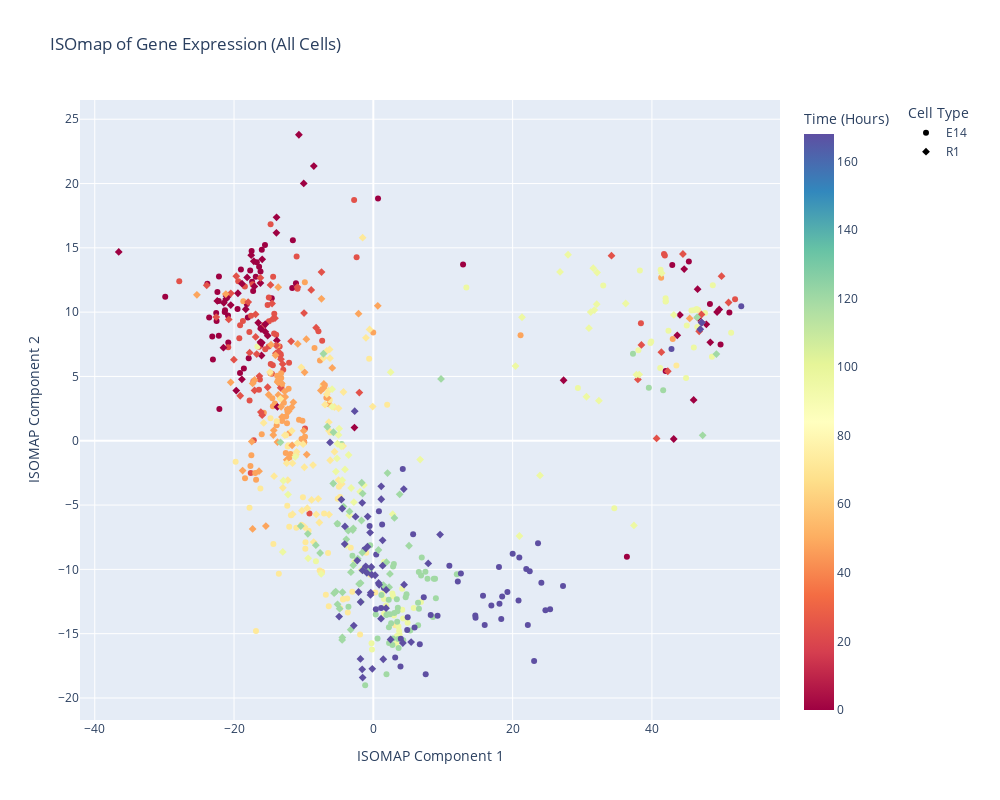

This figure's notebook cell:
### Code cell
# bonus
from sklearn.manifold import Isomap
from sklearn.preprocessing import StandardScaler

all_genes = df.drop(['Sample','Time','Type', 'Unnamed: 99', 'Bmp4_group', 'Nanog_group'], axis=1)

scaler = StandardScaler()
gene_scaled = scaler.fit_transform(all_genes)

isomap = Isomap(n_components=2, n_neighbors=10)
genes_isomaped = isomap.fit_transform(gene_scaled)

isomap_df = pd.DataFrame(
    genes_isomaped,
    columns=["PC1", "PC2"]
)

isomap_df["Time"] = df["Time"].values
isomap_df["CellType"] = df["Type"].values 

fig = px.scatter(
    isomap_df,
    x="PC1",
    y="PC2",
    color="Time",
    color_continuous_scale="Spectral",
    #range_x=[-100,100],
    #range_y=[-100,100],
    symbol="CellType",
    title="ISOmap of Gene Expression (All Cells)",
    labels={
        "PC1": "ISOMAP Component 1",
        "PC2": "ISOMAP Component 2",
        "Time": "Time (Hours)",
        "CellType": "Cell Type"
    }
)

fig.update_layout(
    height=800,
    width=1000,
    template="plotly"
    )

fig.update_layout(
    legend=dict(
        x=1.18,
        y=1,
        xanchor="left",
        yanchor="top"
    ),
    margin=dict(r=220)
)

fig.show()

### Figure 1 — Plotly figure (JSON) as saved in the notebook; plotly's stock layout.template omitted (floating-point values rounded to 4 significant figures; data arrays with more than 128 entries replaced by an {"elided": "..."} marker saying what was removed)
{"data": [{"hovertemplate": "Cell Type=E14<br>ISOMAP Component 1=%{x}<br>ISOMAP Component 2=%{y}<br>Time (Hours)=%{marker.color}<extra></extra>", "legendgroup": "E14", "marker": {"color": {"elided": "336 int values"}, "coloraxis": "coloraxis", "symbol": "circle"}, "mode": "markers", "name": "E14", "orientation": "v", "showlegend": true, "type": "scatter", "x": {"elided": "336 float values"}, "xaxis": "x", "y": {"elided": "336 float values"}, "yaxis": "y"}, {"hovertemplate": "Cell Type=R1<br>ISOMAP Component 1=%{x}<br>ISOMAP Component 2=%{y}<br>Time (Hours)=%{marker.color}<extra></extra>", "legendgroup": "R1", "marker": {"color": {"elided": "336 int values"}, "coloraxis": "coloraxis", "symbol": "diamond"}, "mode": "markers", "name": "R1", "orientation": "v", "showlegend": true, "type": "scatter", "x": {"elided": "336 float values"}, "xaxis": "x", "y": {"elided": "336 float values"}, "yaxis": "y"}], "layout": {"coloraxis": {"colorbar": {"title": {"text": "Time (Hours)"}}, "colorscale": [[0, "rgb(158,1,66)"], [0.1, "rgb(213,62,79)"], [0.2, "rgb(244,109,67)"], [0.3, "rgb(253,174,97)"], [0.4, "rgb(254,224,139)"], [0.5, "rgb(255,255,191)"], [0.6, "rgb(230,245,152)"], [0.7, "rgb(171,221,164)"], [0.8, "rgb(102,194,165)"], [0.9, "rgb(50,136,189)"], [1, "rgb(94,79,162)"]]}, "height": 800, "legend": {"title": {"text": "Cell Type"}, "tracegroupgap": 0, "x": 1.18, "xanchor": "left", "y": 1, "yanchor": "top"}, "margin": {"r": 220}, "title": {"text": "ISOmap of Gene Expression (All Cells)"}, "width": 1000, "xaxis": {"anchor": "y", "domain": [0, 1], "title": {"text": "ISOMAP Component 1"}}, "yaxis": {"anchor": "x", "domain": [0, 1], "title": {"text": "ISOMAP Component 2"}}}}
